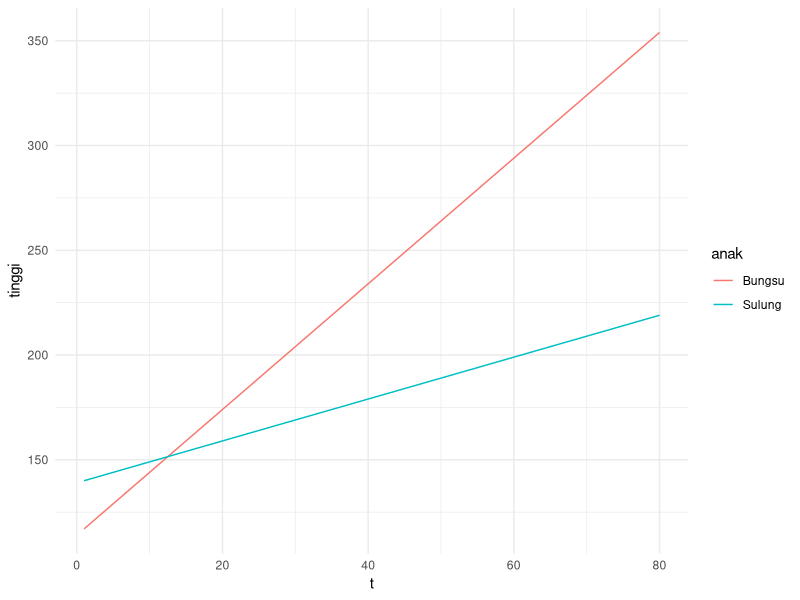

This chart was generated by the following R code:
## ---- chunk 1
rm(list=ls())

library(dplyr)
library(ggplot2)
library(reshape2)

ceisya = 114
ahnaf = 139

bungsu = ceisya
sulung = ahnaf
## ---- chunk 2
b = function(t)114+3*t
s = function(t)139+t

data = 
  data.frame(t = 1:80) %>%
  mutate(Bungsu = b(t),
         Sulung = s(t)) %>%
  melt(id.vars = "t") %>%
  rename(anak = variable,
         tinggi = value) 

data %>%
  ggplot(aes(x = t,
	     y = tinggi,
	     color = anak)) +
  geom_line() +
  theme_minimal()
## ---- chunk 3
laju_ceisya = 3
laju_ahnaf = 1

i = 0

while(ceisya < ahnaf){
  ceisya = ceisya + laju_ceisya
  ahnaf = ahnaf + laju_ahnaf
  i = i + 1
  print(ceisya)
  print(ahnaf)
}

print(i * 4 / 12)
